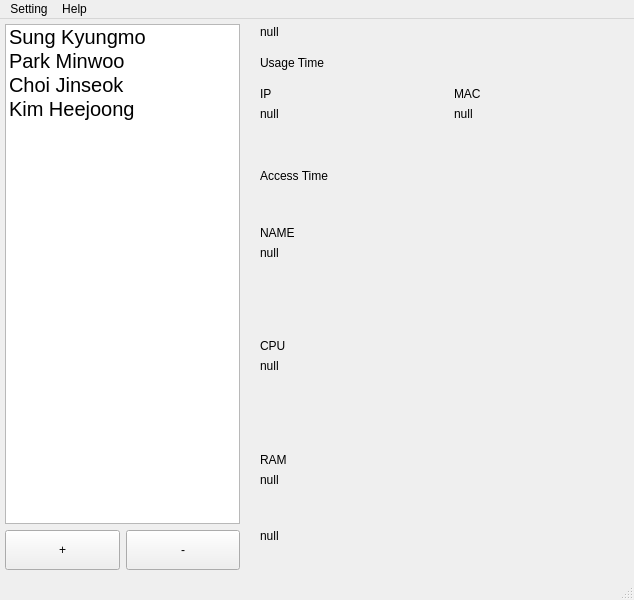
<?xml version="1.0" encoding="UTF-8"?>
<ui version="4.0">
 <class>MainWindow</class>
 <widget class="QMainWindow" name="MainWindow">
  <property name="geometry">
   <rect>
    <x>0</x>
    <y>0</y>
    <width>634</width>
    <height>600</height>
   </rect>
  </property>
  <property name="windowTitle">
   <string>HackerViewer</string>
  </property>
  <widget class="QWidget" name="centralwidget">
   <widget class="QWidget" name="verticalLayoutWidget">
    <property name="geometry">
     <rect>
      <x>0</x>
      <y>0</y>
      <width>240</width>
      <height>551</height>
     </rect>
    </property>
    <layout class="QVBoxLayout" name="verticalLayout">
     <property name="leftMargin">
      <number>5</number>
     </property>
     <property name="topMargin">
      <number>5</number>
     </property>
     <property name="bottomMargin">
      <number>0</number>
     </property>
     <item>
      <widget class="QListWidget" name="listWidget">
       <property name="minimumSize">
        <size>
         <width>0</width>
         <height>300</height>
        </size>
       </property>
       <property name="font">
        <font>
         <pointsize>15</pointsize>
        </font>
       </property>
       <property name="iconSize">
        <size>
         <width>50</width>
         <height>50</height>
        </size>
       </property>
       <property name="resizeMode">
        <enum>QListView::Fixed</enum>
       </property>
       <property name="layoutMode">
        <enum>QListView::SinglePass</enum>
       </property>
       <property name="viewMode">
        <enum>QListView::ListMode</enum>
       </property>
       <property name="modelColumn">
        <number>0</number>
       </property>
       <property name="uniformItemSizes">
        <bool>false</bool>
       </property>
       <property name="batchSize">
        <number>200</number>
       </property>
       <property name="wordWrap">
        <bool>false</bool>
       </property>
       <property name="selectionRectVisible">
        <bool>false</bool>
       </property>
       <item>
        <property name="text">
         <string>Sung Kyungmo</string>
        </property>
        <property name="font">
         <font>
          <weight>50</weight>
          <italic>false</italic>
          <bold>false</bold>
          <underline>false</underline>
          <strikeout>false</strikeout>
          <kerning>true</kerning>
         </font>
        </property>
        <property name="background">
         <brush brushstyle="NoBrush">
          <color alpha="255">
           <red>0</red>
           <green>0</green>
           <blue>0</blue>
          </color>
         </brush>
        </property>
        <property name="icon">
         <iconset>
          <normaloff>Desktop/스크린샷 2017-02-01 오후 4.21.30.png</normaloff>Desktop/스크린샷 2017-02-01 오후 4.21.30.png</iconset>
        </property>
       </item>
       <item>
        <property name="text">
         <string>Park Minwoo</string>
        </property>
        <property name="icon">
         <iconset>
          <normaloff>Desktop/스크린샷 2017-02-01 오후 4.24.31.png</normaloff>Desktop/스크린샷 2017-02-01 오후 4.24.31.png</iconset>
        </property>
       </item>
       <item>
        <property name="text">
         <string>Choi Jinseok</string>
        </property>
        <property name="icon">
         <iconset>
          <normaloff>Desktop/스크린샷 2017-02-01 오후 4.30.29.png</normaloff>Desktop/스크린샷 2017-02-01 오후 4.30.29.png</iconset>
        </property>
       </item>
       <item>
        <property name="text">
         <string>Kim Heejoong</string>
        </property>
        <property name="icon">
         <iconset>
          <normaloff>Desktop/스크린샷 2017-02-01 오후 4.30.49.png</normaloff>Desktop/스크린샷 2017-02-01 오후 4.30.49.png</iconset>
        </property>
       </item>
      </widget>
     </item>
     <item>
      <layout class="QHBoxLayout" name="horizontalLayout_3">
       <item>
        <widget class="QPushButton" name="pushButton_add">
         <property name="minimumSize">
          <size>
           <width>0</width>
           <height>40</height>
          </size>
         </property>
         <property name="text">
          <string>+</string>
         </property>
        </widget>
       </item>
       <item>
        <widget class="QPushButton" name="pushButton_del">
         <property name="minimumSize">
          <size>
           <width>0</width>
           <height>40</height>
          </size>
         </property>
         <property name="text">
          <string>-</string>
         </property>
        </widget>
       </item>
      </layout>
     </item>
    </layout>
   </widget>
   <widget class="QWidget" name="verticalLayoutWidget_2">
    <property name="geometry">
     <rect>
      <x>230</x>
      <y>0</y>
      <width>411</width>
      <height>561</height>
     </rect>
    </property>
    <layout class="QVBoxLayout" name="verticalLayout_2">
     <property name="leftMargin">
      <number>30</number>
     </property>
     <item>
      <layout class="QHBoxLayout" name="horizontalLayout_5">
       <property name="topMargin">
        <number>6</number>
       </property>
       <item>
        <layout class="QVBoxLayout" name="verticalLayout_10"/>
       </item>
       <item>
        <layout class="QVBoxLayout" name="verticalLayout_11">
         <item>
          <widget class="QLabel" name="label_usage_v">
           <property name="enabled">
            <bool>true</bool>
           </property>
           <property name="minimumSize">
            <size>
             <width>0</width>
             <height>0</height>
            </size>
           </property>
           <property name="text">
            <string>null</string>
           </property>
           <property name="alignment">
            <set>Qt::AlignLeading|Qt::AlignLeft|Qt::AlignTop</set>
           </property>
          </widget>
         </item>
         <item>
          <widget class="QLabel" name="label_usage">
           <property name="text">
            <string>Usage Time</string>
           </property>
           <property name="alignment">
            <set>Qt::AlignBottom|Qt::AlignLeading|Qt::AlignLeft</set>
           </property>
          </widget>
         </item>
        </layout>
       </item>
      </layout>
     </item>
     <item>
      <layout class="QHBoxLayout" name="horizontalLayout">
       <property name="topMargin">
        <number>6</number>
       </property>
       <item>
        <layout class="QVBoxLayout" name="verticalLayout_5">
         <item>
          <widget class="QLabel" name="label_ip">
           <property name="text">
            <string>IP</string>
           </property>
           <property name="alignment">
            <set>Qt::AlignBottom|Qt::AlignLeading|Qt::AlignLeft</set>
           </property>
          </widget>
         </item>
         <item>
          <widget class="QLabel" name="label_ip_v">
           <property name="enabled">
            <bool>true</bool>
           </property>
           <property name="minimumSize">
            <size>
             <width>0</width>
             <height>0</height>
            </size>
           </property>
           <property name="text">
            <string>null</string>
           </property>
           <property name="alignment">
            <set>Qt::AlignLeading|Qt::AlignLeft|Qt::AlignTop</set>
           </property>
          </widget>
         </item>
        </layout>
       </item>
       <item>
        <layout class="QVBoxLayout" name="verticalLayout_3">
         <item>
          <widget class="QLabel" name="label_mac">
           <property name="text">
            <string>MAC</string>
           </property>
           <property name="alignment">
            <set>Qt::AlignBottom|Qt::AlignLeading|Qt::AlignLeft</set>
           </property>
          </widget>
         </item>
         <item>
          <widget class="QLabel" name="label_mac_v">
           <property name="enabled">
            <bool>true</bool>
           </property>
           <property name="minimumSize">
            <size>
             <width>0</width>
             <height>0</height>
            </size>
           </property>
           <property name="text">
            <string>null</string>
           </property>
           <property name="alignment">
            <set>Qt::AlignLeading|Qt::AlignLeft|Qt::AlignTop</set>
           </property>
          </widget>
         </item>
        </layout>
       </item>
      </layout>
     </item>
     <item>
      <widget class="QLabel" name="label_access">
       <property name="text">
        <string>Access Time</string>
       </property>
       <property name="alignment">
        <set>Qt::AlignBottom|Qt::AlignLeading|Qt::AlignLeft</set>
       </property>
      </widget>
     </item>
     <item>
      <widget class="QLabel" name="label_name">
       <property name="text">
        <string>NAME</string>
       </property>
       <property name="alignment">
        <set>Qt::AlignBottom|Qt::AlignLeading|Qt::AlignLeft</set>
       </property>
      </widget>
     </item>
     <item>
      <widget class="QLabel" name="label_name_v">
       <property name="enabled">
        <bool>true</bool>
       </property>
       <property name="minimumSize">
        <size>
         <width>0</width>
         <height>0</height>
        </size>
       </property>
       <property name="text">
        <string>null</string>
       </property>
       <property name="alignment">
        <set>Qt::AlignLeading|Qt::AlignLeft|Qt::AlignTop</set>
       </property>
      </widget>
     </item>
     <item>
      <widget class="QLabel" name="label_cpu">
       <property name="text">
        <string>CPU</string>
       </property>
       <property name="alignment">
        <set>Qt::AlignBottom|Qt::AlignLeading|Qt::AlignLeft</set>
       </property>
      </widget>
     </item>
     <item>
      <widget class="QLabel" name="label_cpu_v">
       <property name="enabled">
        <bool>true</bool>
       </property>
       <property name="minimumSize">
        <size>
         <width>0</width>
         <height>0</height>
        </size>
       </property>
       <property name="text">
        <string>null</string>
       </property>
       <property name="alignment">
        <set>Qt::AlignLeading|Qt::AlignLeft|Qt::AlignTop</set>
       </property>
      </widget>
     </item>
     <item>
      <widget class="QLabel" name="label_ram">
       <property name="text">
        <string>RAM</string>
       </property>
       <property name="alignment">
        <set>Qt::AlignBottom|Qt::AlignLeading|Qt::AlignLeft</set>
       </property>
      </widget>
     </item>
     <item>
      <widget class="QLabel" name="label_ram_v">
       <property name="enabled">
        <bool>true</bool>
       </property>
       <property name="minimumSize">
        <size>
         <width>0</width>
         <height>0</height>
        </size>
       </property>
       <property name="text">
        <string>null</string>
       </property>
       <property name="alignment">
        <set>Qt::AlignLeading|Qt::AlignLeft|Qt::AlignTop</set>
       </property>
      </widget>
     </item>
     <item>
      <widget class="QLabel" name="label_access_v">
       <property name="enabled">
        <bool>true</bool>
       </property>
       <property name="minimumSize">
        <size>
         <width>0</width>
         <height>0</height>
        </size>
       </property>
       <property name="text">
        <string>null</string>
       </property>
       <property name="alignment">
        <set>Qt::AlignLeading|Qt::AlignLeft|Qt::AlignTop</set>
       </property>
      </widget>
     </item>
    </layout>
   </widget>
  </widget>
  <widget class="QMenuBar" name="menubar">
   <property name="geometry">
    <rect>
     <x>0</x>
     <y>0</y>
     <width>634</width>
     <height>22</height>
    </rect>
   </property>
   <widget class="QMenu" name="menuSetting">
    <property name="title">
     <string>Setting</string>
    </property>
    <addaction name="actionsetting"/>
   </widget>
   <widget class="QMenu" name="menuHelp">
    <property name="title">
     <string>Help</string>
    </property>
    <addaction name="actionhelp"/>
   </widget>
   <addaction name="menuSetting"/>
   <addaction name="menuHelp"/>
  </widget>
  <widget class="QStatusBar" name="statusbar"/>
  <action name="actionsetting">
   <property name="text">
    <string>setting</string>
   </property>
  </action>
  <action name="actionhelp">
   <property name="text">
    <string>help</string>
   </property>
  </action>
 </widget>
 <resources/>
 <connections/>
</ui>
